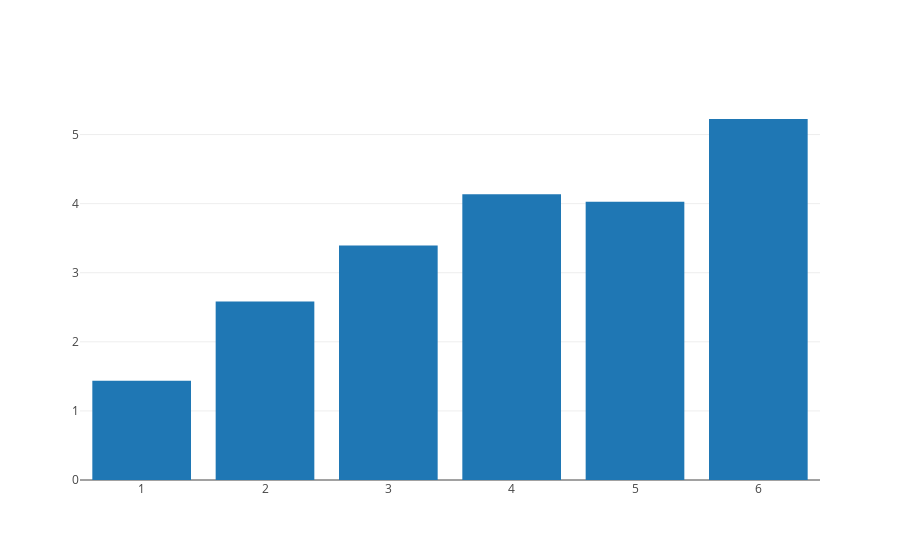

Here is the notebook cell this chart was saved with:
### Markdown cell above
Using different functions from the `go` module, we can plot different types of data.

Other charts are `Bar`, `Histogram` and `Box`:

### Code cell
###do some aggregation!
data = tips.groupby('size').mean().reset_index()

#we can plot from here!
data = go.Bar(x = data['size'], y = data['tip'])
pyo.iplot([data])

### Figure 1 — Plotly figure (JSON) as saved in the notebook; plotly's stock layout.template omitted (floating-point values rounded to 4 significant figures)
{"data": [{"type": "bar", "uid": "a1f6390b-dc1e-49fa-90bb-1fa12537b01d", "x": [1, 2, 3, 4, 5, 6], "y": [1.438, 2.582, 3.393, 4.135, 4.028, 5.225]}], "layout": {}}
